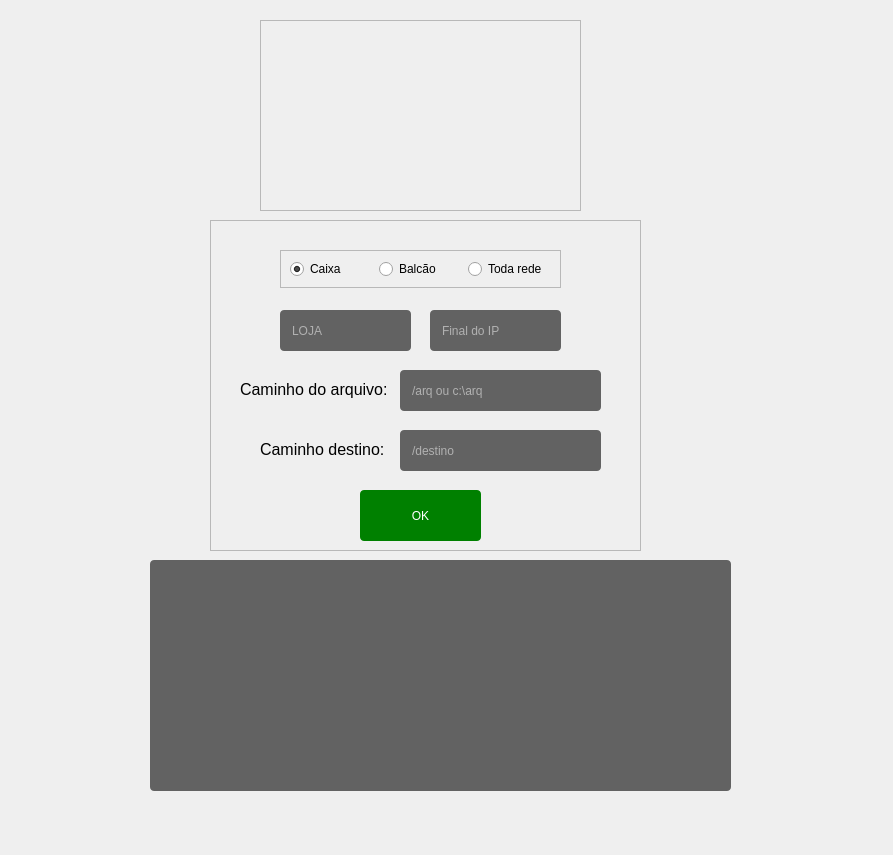
<?xml version="1.0" encoding="UTF-8"?>
<ui version="4.0">
 <class>MainWindow</class>
 <widget class="QMainWindow" name="MainWindow">
  <property name="geometry">
   <rect>
    <x>0</x>
    <y>0</y>
    <width>893</width>
    <height>855</height>
   </rect>
  </property>
  <property name="sizePolicy">
   <sizepolicy hsizetype="Fixed" vsizetype="Fixed">
    <horstretch>0</horstretch>
    <verstretch>0</verstretch>
   </sizepolicy>
  </property>
  <property name="windowTitle">
   <string>MainWindow</string>
  </property>
  <property name="windowIcon">
   <iconset>
    <normaloff>../../../../../logo_pmp.ico</normaloff>../../../../../logo_pmp.ico</iconset>
  </property>
  <property name="styleSheet">
   <string notr="true"/>
  </property>
  <widget class="QWidget" name="centralwidget">
   <property name="sizePolicy">
    <sizepolicy hsizetype="Fixed" vsizetype="Fixed">
     <horstretch>0</horstretch>
     <verstretch>0</verstretch>
    </sizepolicy>
   </property>
   <widget class="QFrame" name="frame">
    <property name="geometry">
     <rect>
      <x>210</x>
      <y>220</y>
      <width>431</width>
      <height>331</height>
     </rect>
    </property>
    <property name="frameShape">
     <enum>QFrame::StyledPanel</enum>
    </property>
    <property name="frameShadow">
     <enum>QFrame::Raised</enum>
    </property>
    <widget class="QLineEdit" name="inputPathFrom">
     <property name="geometry">
      <rect>
       <x>190</x>
       <y>150</y>
       <width>201</width>
       <height>41</height>
      </rect>
     </property>
     <property name="styleSheet">
      <string notr="true">QLineEdit{
	font: 12pt &quot;MS Shell Dlg 2&quot;;
	background-color: rgba(0, 0, 0, 150);
	border-radius:4px;
	color:#fff;
	padding-left:10px;
}</string>
     </property>
     <property name="frame">
      <bool>false</bool>
     </property>
     <property name="placeholderText">
      <string>/arq ou c:\arq </string>
     </property>
    </widget>
    <widget class="QLabel" name="label">
     <property name="geometry">
      <rect>
       <x>30</x>
       <y>160</y>
       <width>171</width>
       <height>20</height>
      </rect>
     </property>
     <property name="text">
      <string>&lt;html&gt;&lt;head/&gt;&lt;body&gt;&lt;p&gt;&lt;span style=&quot; font-size:12pt;&quot;&gt;Caminho do arquivo:&lt;/span&gt;&lt;/p&gt;&lt;/body&gt;&lt;/html&gt;</string>
     </property>
    </widget>
    <widget class="QLabel" name="label_2">
     <property name="geometry">
      <rect>
       <x>50</x>
       <y>220</y>
       <width>141</width>
       <height>20</height>
      </rect>
     </property>
     <property name="text">
      <string>&lt;html&gt;&lt;head/&gt;&lt;body&gt;&lt;p&gt;&lt;span style=&quot; font-size:12pt;&quot;&gt;Caminho destino:&lt;/span&gt;&lt;/p&gt;&lt;/body&gt;&lt;/html&gt;</string>
     </property>
    </widget>
    <widget class="QLineEdit" name="inputPathTo">
     <property name="geometry">
      <rect>
       <x>190</x>
       <y>210</y>
       <width>201</width>
       <height>41</height>
      </rect>
     </property>
     <property name="styleSheet">
      <string notr="true">QLineEdit{
	font: 12pt &quot;MS Shell Dlg 2&quot;;
	background-color: rgba(0, 0, 0, 150);
	border-radius:4px;
	color:#fff;
 	padding-left:10px;
}</string>
     </property>
     <property name="frame">
      <bool>false</bool>
     </property>
     <property name="placeholderText">
      <string>/destino</string>
     </property>
    </widget>
    <widget class="QFrame" name="frame_4">
     <property name="geometry">
      <rect>
       <x>70</x>
       <y>30</y>
       <width>281</width>
       <height>38</height>
      </rect>
     </property>
     <property name="frameShape">
      <enum>QFrame::StyledPanel</enum>
     </property>
     <property name="frameShadow">
      <enum>QFrame::Raised</enum>
     </property>
     <layout class="QHBoxLayout" name="horizontalLayout">
      <item>
       <widget class="QRadioButton" name="radioButton_2">
        <property name="cursor">
         <cursorShape>PointingHandCursor</cursorShape>
        </property>
        <property name="acceptDrops">
         <bool>false</bool>
        </property>
        <property name="text">
         <string>Caixa</string>
        </property>
        <property name="checked">
         <bool>true</bool>
        </property>
       </widget>
      </item>
      <item>
       <widget class="QRadioButton" name="radioButton_3">
        <property name="cursor">
         <cursorShape>PointingHandCursor</cursorShape>
        </property>
        <property name="text">
         <string>Balcão</string>
        </property>
       </widget>
      </item>
      <item>
       <widget class="QRadioButton" name="radioButton">
        <property name="cursor">
         <cursorShape>PointingHandCursor</cursorShape>
        </property>
        <property name="text">
         <string>Toda rede</string>
        </property>
       </widget>
      </item>
     </layout>
    </widget>
    <widget class="QPushButton" name="pushButton">
     <property name="geometry">
      <rect>
       <x>150</x>
       <y>270</y>
       <width>121</width>
       <height>51</height>
      </rect>
     </property>
     <property name="cursor">
      <cursorShape>PointingHandCursor</cursorShape>
     </property>
     <property name="styleSheet">
      <string notr="true">QPushButton{
	border-radius:3.5px;
	background-color:green;
	color:white;
}
QPushButton:hover{
	
	background-color:rgb(0,200,0);
	color:black;
}</string>
     </property>
     <property name="text">
      <string>OK</string>
     </property>
    </widget>
    <widget class="QLineEdit" name="inputLoja">
     <property name="enabled">
      <bool>true</bool>
     </property>
     <property name="geometry">
      <rect>
       <x>70</x>
       <y>90</y>
       <width>131</width>
       <height>41</height>
      </rect>
     </property>
     <property name="styleSheet">
      <string notr="true">QLineEdit{
	font: 12pt &quot;MS Shell Dlg 2&quot;;
	background-color: rgba(0, 0, 0, 150);
	border-radius:4px;
	color:#fff;
	padding-left:10px;
}</string>
     </property>
     <property name="frame">
      <bool>false</bool>
     </property>
     <property name="placeholderText">
      <string>LOJA</string>
     </property>
    </widget>
    <widget class="QLineEdit" name="inputIp">
     <property name="enabled">
      <bool>true</bool>
     </property>
     <property name="geometry">
      <rect>
       <x>220</x>
       <y>90</y>
       <width>131</width>
       <height>41</height>
      </rect>
     </property>
     <property name="styleSheet">
      <string notr="true">QLineEdit{
	font: 12pt &quot;MS Shell Dlg 2&quot;;
	background-color: rgba(0, 0, 0, 150);
	border-radius:4px;
	color:#fff;
	padding-left:10px;
}</string>
     </property>
     <property name="frame">
      <bool>false</bool>
     </property>
     <property name="placeholderText">
      <string>Final do IP</string>
     </property>
    </widget>
   </widget>
   <widget class="QTextEdit" name="terminal">
    <property name="geometry">
     <rect>
      <x>150</x>
      <y>560</y>
      <width>581</width>
      <height>231</height>
     </rect>
    </property>
    <property name="styleSheet">
     <string notr="true">QTextEdit{
	color: rgb(255, 255, 255);
	font: 12pt &quot;MS Shell Dlg 2&quot;;
	background-color: rgba(0, 0, 0, 150);
	border-radius:4px;
	padding-left:4px;

}</string>
    </property>
    <property name="frameShape">
     <enum>QFrame::NoFrame</enum>
    </property>
    <property name="frameShadow">
     <enum>QFrame::Raised</enum>
    </property>
    <property name="readOnly">
     <bool>true</bool>
    </property>
   </widget>
   <widget class="QFrame" name="frame_2">
    <property name="geometry">
     <rect>
      <x>260</x>
      <y>20</y>
      <width>321</width>
      <height>191</height>
     </rect>
    </property>
    <property name="frameShape">
     <enum>QFrame::StyledPanel</enum>
    </property>
    <property name="frameShadow">
     <enum>QFrame::Raised</enum>
    </property>
    <widget class="QLabel" name="label_3">
     <property name="geometry">
      <rect>
       <x>40</x>
       <y>40</y>
       <width>271</width>
       <height>141</height>
      </rect>
     </property>
     <property name="text">
      <string/>
     </property>
     <property name="pixmap">
      <pixmap>../../../Downloads/logo_pmp.png</pixmap>
     </property>
    </widget>
   </widget>
   <widget class="QFrame" name="frame_3">
    <property name="geometry">
     <rect>
      <x>-10</x>
      <y>-10</y>
      <width>931</width>
      <height>871</height>
     </rect>
    </property>
    <property name="sizePolicy">
     <sizepolicy hsizetype="Fixed" vsizetype="Fixed">
      <horstretch>0</horstretch>
      <verstretch>0</verstretch>
     </sizepolicy>
    </property>
    <property name="maximumSize">
     <size>
      <width>931</width>
      <height>871</height>
     </size>
    </property>
    <property name="acceptDrops">
     <bool>false</bool>
    </property>
    <property name="styleSheet">
     <string notr="true">background-image: url(:/images/wallpaper_pmp.jpg);</string>
    </property>
    <property name="frameShape">
     <enum>QFrame::StyledPanel</enum>
    </property>
    <property name="frameShadow">
     <enum>QFrame::Raised</enum>
    </property>
   </widget>
   <zorder>frame_3</zorder>
   <zorder>frame</zorder>
   <zorder>terminal</zorder>
   <zorder>frame_2</zorder>
  </widget>
 </widget>
 <resources>
  <include location="../../../py_images/images.qrc"/>
 </resources>
 <connections/>
</ui>
